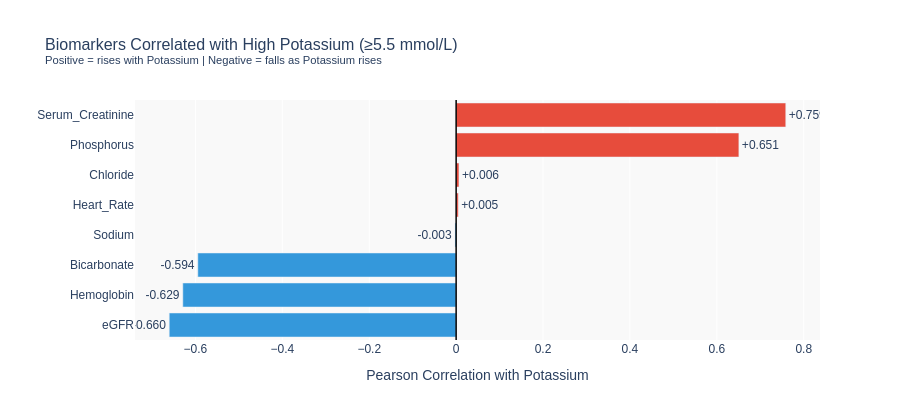

Notebook source saved alongside this figure:
### Markdown cell above
### Q3 Which health measures (like Heart Rate or Bicarbonate) are linked to dangerously high Potassium levels that can cause heart problems?

### Code cell
HYPERK_THRESHOLD = 5.5          # mmol/L clinical cut-off
df["Hyperkalemia"] = (df["Potassium"] >= HYPERK_THRESHOLD).astype(int)
 
biomarkers = [
    "Heart_Rate", "Bicarbonate", "eGFR", "Sodium",
    "Serum_Creatinine", "Hemoglobin", "Chloride", "Phosphorus",
]
 
correlations = df[biomarkers + ["Potassium"]].corr()["Potassium"].drop("Potassium")
corr_df = correlations.reset_index()
corr_df.columns = ["Biomarker", "Correlation"]
corr_df = corr_df.sort_values("Correlation")
 
fig2 = go.Figure()
fig2.add_trace(
    go.Bar(
        x=corr_df["Correlation"],
        y=corr_df["Biomarker"],
        orientation="h",
        marker_color=[
            "#e74c3c" if c > 0 else "#3498db" for c in corr_df["Correlation"]
        ],
        text=[f"{c:+.3f}" for c in corr_df["Correlation"]],
        textposition="outside",
    )
)
fig2.add_vline(x=0, line_color="black", line_width=1.5)
fig2.update_layout(
    title=dict(
        text=(
            "Biomarkers Correlated with High Potassium (≥5.5 mmol/L)"
            "<br><sup>Positive = rises with Potassium | Negative = falls as Potassium rises</sup>"
        ),
        font=dict(size=16),
    ),
    xaxis=dict(title="Pearson Correlation with Potassium", zeroline=False),
    yaxis=dict(title=""),
    plot_bgcolor="#f9f9f9",
    paper_bgcolor="white",
    height=420,
    font=dict(family="Arial", size=12),
    margin=dict(l=130),
)

### Figure 1 — Plotly figure (JSON) as saved in the notebook; plotly's stock layout.template omitted (floating-point values rounded to 4 significant figures)
{"data": [{"marker": {"color": ["#3498db", "#3498db", "#3498db", "#3498db", "#e74c3c", "#e74c3c", "#e74c3c", "#e74c3c"]}, "orientation": "h", "text": ["-0.660", "-0.629", "-0.594", "-0.003", "+0.005", "+0.006", "+0.651", "+0.759"], "textposition": "outside", "type": "bar", "x": [-0.6602, -0.629, -0.5945, -0.002655, 0.004873, 0.006496, 0.6507, 0.7586], "y": ["eGFR", "Hemoglobin", "Bicarbonate", "Sodium", "Heart_Rate", "Chloride", "Phosphorus", "Serum_Creatinine"]}], "layout": {"font": {"family": "Arial", "size": 12}, "height": 420, "margin": {"l": 130}, "paper_bgcolor": "white", "plot_bgcolor": "#f9f9f9", "shapes": [{"line": {"color": "black", "width": 1.5}, "type": "line", "x0": 0, "x1": 0, "xref": "x", "y0": 0, "y1": 1, "yref": "y domain"}], "title": {"font": {"size": 16}, "text": "Biomarkers Correlated with High Potassium (≥5.5 mmol/L)<br><sup>Positive = rises with Potassium | Negative = falls as Potassium rises</sup>"}, "xaxis": {"title": {"text": "Pearson Correlation with Potassium"}, "zeroline": false}, "yaxis": {"title": {"text": ""}}}}
